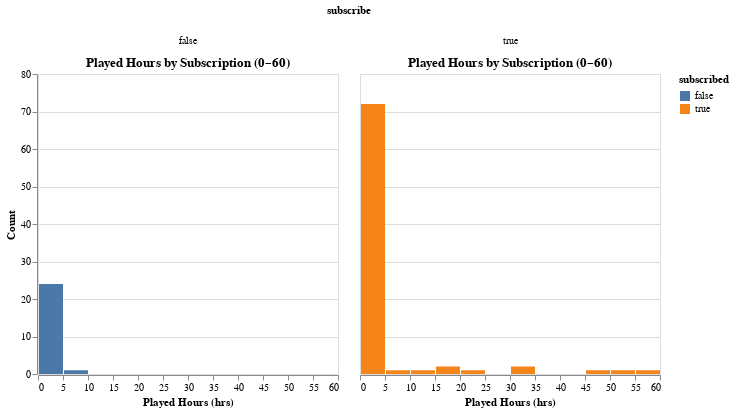

Notebook code for this chart:
### Code cell
chart_sub_zoom

### Figure 1 — Vega-Lite specification as saved in the notebook (floating-point values rounded to 4 significant figures)
{"config": {"view": {"continuousWidth": 300, "continuousHeight": 300}}, "data": {"name": "data-427c92e968cc61198f3df39aa85b2dc3"}, "facet": {"column": {"field": "subscribe", "type": "nominal"}}, "spec": {"mark": {"type": "bar", "clip": true}, "encoding": {"color": {"field": "subscribe", "title": "subscribed", "type": "nominal"}, "x": {"bin": {"maxbins": 45}, "field": "played_hours", "scale": {"domain": [0, 60]}, "title": "Played Hours (hrs)", "type": "quantitative"}, "y": {"aggregate": "count", "title": "Count", "type": "quantitative"}}, "title": "Played Hours by Subscription (0–60)"}, "$schema": "https://vega.github.io/schema/vega-lite/v5.20.1.json", "datasets": {"data-427c92e968cc61198f3df39aa85b2dc3": [{"experience": "Pro", "subscribe": true, "played_hours": 30.3}, {"experience": "Veteran", "subscribe": true, "played_hours": 3.8}, {"experience": "Amateur", "subscribe": true, "played_hours": 0.7}, {"experience": "Regular", "subscribe": true, "played_hours": 0.1}, {"experience": "Amateur", "subscribe": true, "played_hours": 0.1}, {"experience": "Veteran", "subscribe": true, "played_hours": 1.6}, {"experience": "Beginner", "subscribe": true, "played_hours": 1.5}, {"experience": "Amateur", "subscribe": true, "played_hours": 0.2}, {"experience": "Amateur", "subscribe": true, "played_hours": 48.4}, {"experience": "Amateur", "subscribe": true, "played_hours": 0.5}, {"experience": "Regular", "subscribe": true, "played_hours": 0.6}, {"experience": "Regular", "subscribe": true, "played_hours": 0.3}, {"experience": "Amateur", "subscribe": false, "played_hours": 0.1}, {"experience": "Beginner", "subscribe": true, "played_hours": 1.0}, {"experience": "Amateur", "subscribe": true, "played_hours": 0.7}, {"experience": "Regular", "subscribe": true, "played_hours": 0.6}, {"experience": "Amateur", "subscribe": true, "played_hours": 1.8}, {"experience": "Veteran", "subscribe": false, "played_hours": 0.1}, {"experience": "Amateur", "subscribe": true, "played_hours": 0.1}, {"experience": "Veteran", "subscribe": true, "played_hours": 0.1}, {"experience": "Beginner", "subscribe": true, "played_hours": 0.6}, {"experience": "Veteran", "subscribe": true, "played_hours": 0.4}, {"experience": "Veteran", "subscribe": false, "played_hours": 1.4}, {"experience": "Amateur", "subscribe": true, "played_hours": 0.2}, {"experience": "Regular", "subscribe": true, "played_hours": 5.6}, {"experience": "Veteran", "subscribe": true, "played_hours": 0.1}, {"experience": "Amateur", "subscribe": true, "played_hours": 0.3}, {"experience": "Veteran", "subscribe": true, "played_hours": 2.2}, {"experience": "Veteran", "subscribe": true, "played_hours": 0.1}, {"experience": "Veteran", "subscribe": true, "played_hours": 12.5}, {"experience": "Beginner", "subscribe": true, "played_hours": 0.4}, {"experience": "Veteran", "subscribe": true, "played_hours": 0.6}, {"experience": "Regular", "subscribe": true, "played_hours": 218.1}, {"experience": "Amateur", "subscribe": false, "played_hours": 0.9}, {"experience": "Amateur", "subscribe": true, "played_hours": 0.2}, {"experience": "Amateur", "subscribe": true, "played_hours": 2.9}, {"experience": "Regular", "subscribe": true, "played_hours": 3.6}, {"experience": "Veteran", "subscribe": true, "played_hours": 0.2}, {"experience": "Regular", "subscribe": true, "played_hours": 1.5}, {"experience": "Pro", "subscribe": true, "played_hours": 1.0}, {"experience": "Pro", "subscribe": true, "played_hours": 0.2}, {"experience": "Amateur", "subscribe": true, "played_hours": 0.1}, {"experience": "Veteran", "subscribe": true, "played_hours": 0.1}, {"experience": "Veteran", "subscribe": false, "played_hours": 0.1}, {"experience": "Amateur", "subscribe": true, "played_hours": 17.2}, {"experience": "Regular", "subscribe": true, "played_hours": 0.1}, {"experience": "Regular", "subscribe": true, "played_hours": 0.2}, {"experience": "Amateur", "subscribe": true, "played_hours": 53.9}, {"experience": "Regular", "subscribe": true, "played_hours": 223.1}, {"experience": "Amateur", "subscribe": true, "played_hours": 0.5}, {"experience": "Amateur", "subscribe": true, "played_hours": 3.5}, {"experience": "Veteran", "subscribe": true, "played_hours": 1.0}, {"experience": "Beginner", "subscribe": false, "played_hours": 0.2}, {"experience": "Beginner", "subscribe": true, "played_hours": 0.1}, {"experience": "Amateur", "subscribe": true, "played_hours": 150.0}, {"experience": "Pro", "subscribe": true, "played_hours": 1.2}, {"experience": "Amateur", "subscribe": true, "played_hours": 0.1}, {"experience": "Beginner", "subscribe": true, "played_hours": 0.8}, {"experience": "Amateur", "subscribe": true, "played_hours": 0.1}, {"experience": "Veteran", "subscribe": false, "played_hours": 0.1}, {"experience": "Pro", "subscribe": true, "played_hours": 0.5}, {"experience": "Beginner", "subscribe": true, "played_hours": 2.0}, {"experience": "Veteran", "subscribe": false, "played_hours": 2.7}, {"experience": "Amateur", "subscribe": true, "played_hours": 0.1}, {"experience": "Regular", "subscribe": true, "played_hours": 4.0}, {"experience": "Veteran", "subscribe": true, "played_hours": 0.4}, {"experience": "Beginner", "subscribe": true, "played_hours": 1.0}, {"experience": "Regular", "subscribe": true, "played_hours": 0.1}, {"experience": "Pro", "subscribe": true, "played_hours": 0.1}, {"experience": "Beginner", "subscribe": true, "played_hours": 0.1}, {"experience": "Amateur", "subscribe": false, "played_hours": 0.1}, {"experience": "Beginner", "subscribe": false, "played_hours": 7.1}, {"experience": "Regular", "subscribe": true, "played_hours": 18.5}, {"experience": "Beginner", "subscribe": true, "played_hours": 0.7}, {"experience": "Amateur", "subscribe": true, "played_hours": 56.1}, {"experience": "Regular", "subscribe": false, "played_hours": 0.1}, {"experience": "Beginner", "subscribe": true, "played_hours": 1.1}, {"experience": "Beginner", "subscribe": true, "played_hours": 1.0}, {"experience": "Veteran", "subscribe": true, "played_hours": 0.1}, {"experience": "Beginner", "subscribe": true, "played_hours": 23.7}, {"experience": "Veteran", "subscribe": false, "played_hours": 0.1}, {"experience": "Amateur", "subscribe": false, "played_hours": 0.1}, {"experience": "Beginner", "subscribe": true, "played_hours": 0.2}, {"experience": "Beginner", "subscribe": true, "played_hours": 0.1}, {"experience": "Amateur", "subscribe": true, "played_hours": 1.2}, {"experience": "Amateur", "subscribe": true, "played_hours": 0.1}, {"experience": "Regular", "subscribe": true, "played_hours": 0.1}, {"experience": "Regular", "subscribe": true, "played_hours": 178.2}, {"experience": "Pro", "subscribe": true, "played_hours": 0.6}, {"experience": "Regular", "subscribe": true, "played_hours": 0.5}, {"experience": "Regular", "subscribe": true, "played_hours": 0.1}, {"experience": "Amateur", "subscribe": false, "played_hours": 1.0}, {"experience": "Beginner", "subscribe": false, "played_hours": 0.3}, {"experience": "Veteran", "subscribe": true, "played_hours": 0.1}, {"experience": "Veteran", "subscribe": false, "played_hours": 0.1}, {"experience": "Pro", "subscribe": false, "played_hours": 0.4}, {"experience": "Beginner", "subscribe": false, "played_hours": 1.8}, {"experience": "Amateur", "subscribe": true, "played_hours": 0.3}, {"experience": "Veteran", "subscribe": false, "played_hours": 2.7}, {"experience": "Amateur", "subscribe": true, "played_hours": 0.4}, {"experience": "Veteran", "subscribe": true, "played_hours": 0.1}, {"experience": "Amateur", "subscribe": false, "played_hours": 2.1}, {"experience": "Amateur", "subscribe": true, "played_hours": 0.8}, {"experience": "Pro", "subscribe": false, "played_hours": 0.2}, {"experience": "Amateur", "subscribe": true, "played_hours": 32.0}, {"experience": "Pro", "subscribe": false, "played_hours": 1.7}, {"experience": "Regular", "subscribe": false, "played_hours": 0.1}, {"experience": "Veteran", "subscribe": true, "played_hours": 0.1}, {"experience": "Veteran", "subscribe": false, "played_hours": 0.3}, {"experience": "Amateur", "subscribe": false, "played_hours": 2.3}, {"experience": "Pro", "subscribe": true, "played_hours": 0.2}]}}
